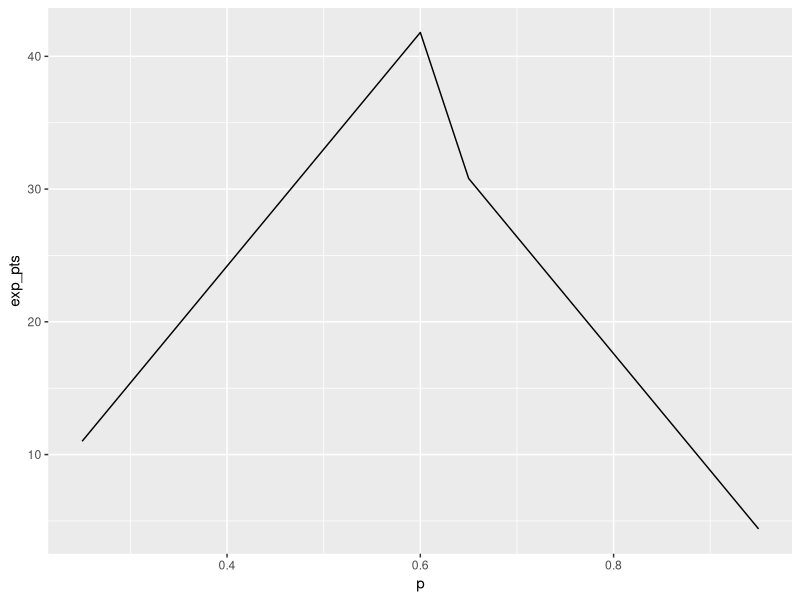

Here is the R script that generated this plot: (Note: this script raises an error after producing the figure.)
# load dependencies
library(tidyverse)
library(dslabs)

# probabilities
points <- c(1, -0.25)
probs <- c(1/5, 4/5)
trials <- 44
choices_per_q <- 5

# Suppose that students guess on every question
# Each question is an independent trial
# with success p = 0.20 and q = 1-p = .80
p = 0.20
q = 1 - p
# Expected points  per question
exp_pts <- sum(points*probs)
exp_pts

se_pts <- abs(1 - -(1/4))*sqrt(trials*p*q)
se_pts

1 - pnorm(8, exp_pts, se_pts)

set.seed(21, sample.kind = "Rounding")
B <- 10000
S <- replicate(B, {
  X <- sample(points, trials, probs, replace=TRUE)
  sum(X)
})

mean(S > 8)

# The SAT reduced the number of choices to 4 and eliminated the 
# penalty for guessing. How does this affect the expected values?
p_new = 1/4
q_new = 1-p
pts_new = c(1, 0)
probs_new = c(p_new, q_new)
exp_pts_new <- sum(pts_new*probs_new)
exp_pts_new*44


# Consider a range of correct answer probabilities
# Whats the lowest P such that p(S > 35) > .80

p_range <- seq(0.25, .95, .05)
q_range = 1 - p_range
pts_range = rep(pts_new, length(p_range))
probs_range <- c(p_range, q_range)

exp_pts_range <- probs_range*pts_range * 44
exp_pts_range <- exp_pts_range[exp_pts_range !=  0]             
sd_pts_range <- sqrt(trials*p_range*q_range)

# probabilities of a score greater than 35
range_df <- data.frame(p = p_range,
                       exp_pts = exp_pts_range,
                       sd_pts = sd_pts_range)

range_df %>%  ggplot(aes(p, exp_pts)) + geom_line()

ones = rep(1, length(p_range))
ones
zeros = rep(0, length(p_range))


a <- data.frame(p = p_range,
                q = q_range,
                right = ones,
                wrong = zeros)
a <- a %>%  mutate(exp_pts = trials*(p*right + q*wrong),
                   sd_pts = sqrt(trials*p*q),
                   pxgt35 = 1 - pnorm(35, exp_pts, sd_pts))             

p_range[which(a$pxgt35>.80)[1]]


# Question 3 - Betting on Roulette
# House offers a Special Bet on 5 pockets = (00,0,1,2,3) out of 38
# the bet pays 6:1 i.e. winnings = c(6, -1)
# what is the probability of losing money if you place 500 bets on the house special


# What is the expected value of the payout on one bet
p3 <- 5/38
q3 <- 1 - p3

exp_3 <- p3*6 - q3
exp_3

se_3 <- abs(6 - -1)*sqrt(p3*q3)
se_3

# What is the expected value of the average payout over 500 bets
nbets = 500
exp_3

# what is the standard error of the average payout over 500 bets
se_3/sqrt(nbets)

# What is the expected value of the sum of 500 bets?
exp_3*nbets

# What is the standard error of the sum of 500 bets?
sqrt(sum(nbets*(se_3^2)))

# Use pnorm() with the expected value of the sum and standard error of the sum to 
# calculate the probability of losing money over 500 bets
pnorm(0, exp_3*nbets, sqrt(sum(nbets*(se_3^2))))


l <- loss_per_foreclosure
x = -l*( n*p_default - z*sqrt(n*p_default*(1-p_default)))/ ( n*(1-p_default) + z*sqrt(n*p_default*(1-p_default)))
l*p_default + x*(1-p_default)    # expected value of the profit per loan
n*(loss_per_foreclosure*p_default + x*(1-p_default)) # expected value of the profit over n loans
